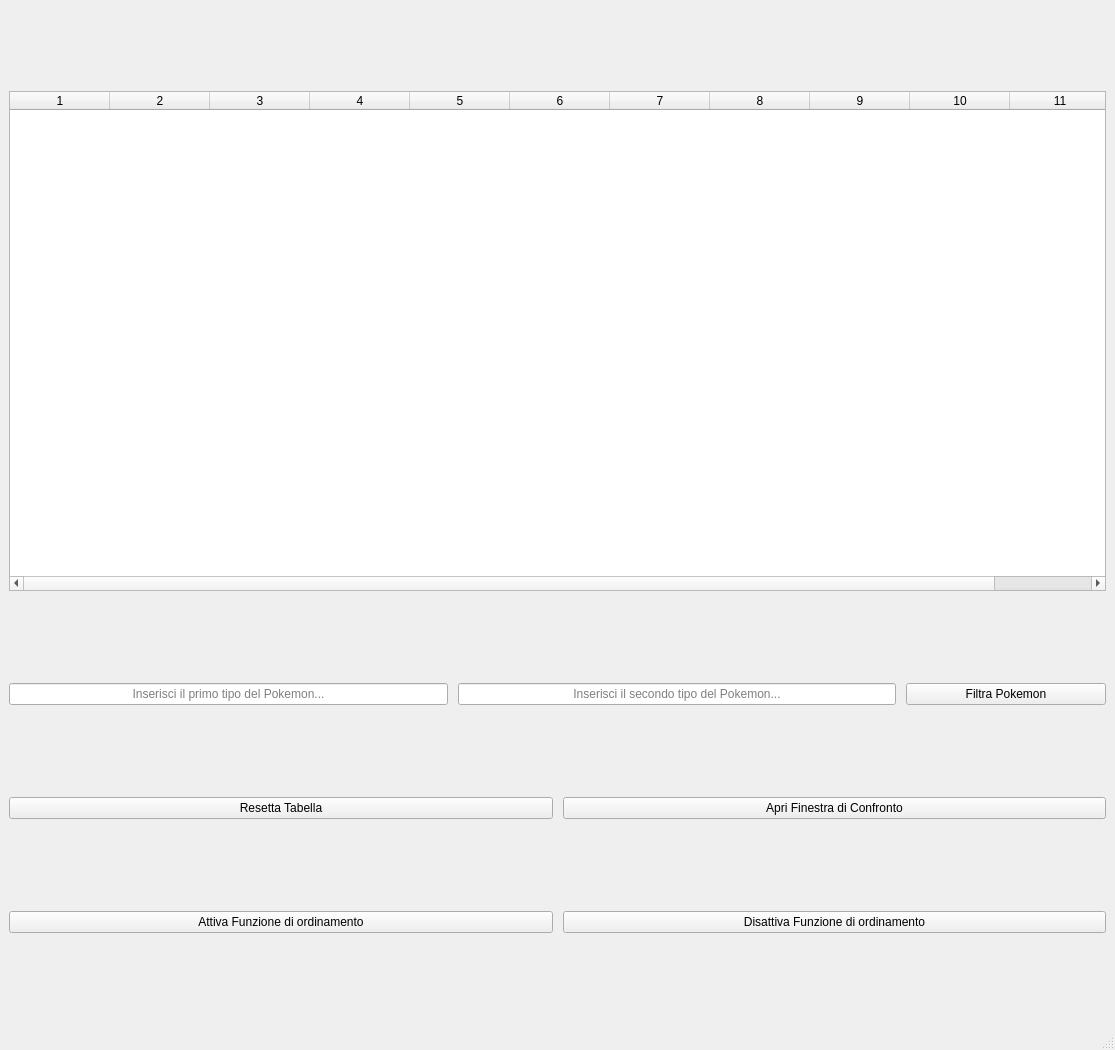
<?xml version="1.0" encoding="UTF-8"?>
<ui version="4.0">
 <class>MainWindow</class>
 <widget class="QMainWindow" name="MainWindow">
  <property name="geometry">
   <rect>
    <x>0</x>
    <y>0</y>
    <width>1115</width>
    <height>1050</height>
   </rect>
  </property>
  <property name="windowTitle">
   <string>MainWindow</string>
  </property>
  <widget class="QWidget" name="centralwidget">
   <layout class="QHBoxLayout" name="horizontalLayout">
    <item>
     <layout class="QVBoxLayout" name="verticalLayout">
      <property name="spacing">
       <number>10</number>
      </property>
      <property name="bottomMargin">
       <number>0</number>
      </property>
      <item>
       <layout class="QHBoxLayout" name="pokedex_layout">
        <item>
         <widget class="QTableWidget" name="pokedex_table">
          <property name="sizePolicy">
           <sizepolicy hsizetype="MinimumExpanding" vsizetype="Fixed">
            <horstretch>0</horstretch>
            <verstretch>0</verstretch>
           </sizepolicy>
          </property>
          <property name="minimumSize">
           <size>
            <width>700</width>
            <height>500</height>
           </size>
          </property>
          <property name="sizeAdjustPolicy">
           <enum>QAbstractScrollArea::AdjustToContents</enum>
          </property>
          <property name="sortingEnabled">
           <bool>false</bool>
          </property>
          <property name="columnCount">
           <number>11</number>
          </property>
          <column/>
          <column/>
          <column/>
          <column/>
          <column/>
          <column/>
          <column/>
          <column/>
          <column/>
          <column/>
          <column/>
         </widget>
        </item>
       </layout>
      </item>
      <item>
       <layout class="QHBoxLayout" name="filter_layout">
        <item>
         <widget class="QLineEdit" name="first_type_edit">
          <property name="alignment">
           <set>Qt::AlignCenter</set>
          </property>
          <property name="placeholderText">
           <string>Inserisci il primo tipo del Pokemon...</string>
          </property>
         </widget>
        </item>
        <item>
         <widget class="QLineEdit" name="second_type_edit">
          <property name="alignment">
           <set>Qt::AlignCenter</set>
          </property>
          <property name="placeholderText">
           <string>Inserisci il secondo tipo del Pokemon...</string>
          </property>
         </widget>
        </item>
        <item>
         <widget class="QPushButton" name="filterButton">
          <property name="minimumSize">
           <size>
            <width>200</width>
            <height>0</height>
           </size>
          </property>
          <property name="text">
           <string>Filtra Pokemon</string>
          </property>
         </widget>
        </item>
       </layout>
      </item>
      <item>
       <layout class="QHBoxLayout" name="reset_generate_layout">
        <item>
         <widget class="QPushButton" name="resetTableButton">
          <property name="minimumSize">
           <size>
            <width>200</width>
            <height>0</height>
           </size>
          </property>
          <property name="text">
           <string>Resetta Tabella</string>
          </property>
         </widget>
        </item>
        <item>
         <widget class="QPushButton" name="openConfrontButton">
          <property name="minimumSize">
           <size>
            <width>200</width>
            <height>0</height>
           </size>
          </property>
          <property name="text">
           <string>Apri Finestra di Confronto</string>
          </property>
         </widget>
        </item>
       </layout>
      </item>
      <item>
       <layout class="QHBoxLayout" name="ordinamentoLayout">
        <item>
         <widget class="QPushButton" name="attivaOrdinButton">
          <property name="minimumSize">
           <size>
            <width>200</width>
            <height>0</height>
           </size>
          </property>
          <property name="text">
           <string>Attiva Funzione di ordinamento</string>
          </property>
         </widget>
        </item>
        <item>
         <widget class="QPushButton" name="disattivaOrdinButton">
          <property name="minimumSize">
           <size>
            <width>200</width>
            <height>0</height>
           </size>
          </property>
          <property name="text">
           <string>Disattiva Funzione di ordinamento</string>
          </property>
         </widget>
        </item>
       </layout>
      </item>
     </layout>
    </item>
   </layout>
  </widget>
  <widget class="QMenuBar" name="menubar">
   <property name="geometry">
    <rect>
     <x>0</x>
     <y>0</y>
     <width>1115</width>
     <height>22</height>
    </rect>
   </property>
  </widget>
  <widget class="QStatusBar" name="statusbar"/>
 </widget>
 <resources/>
 <connections/>
</ui>
